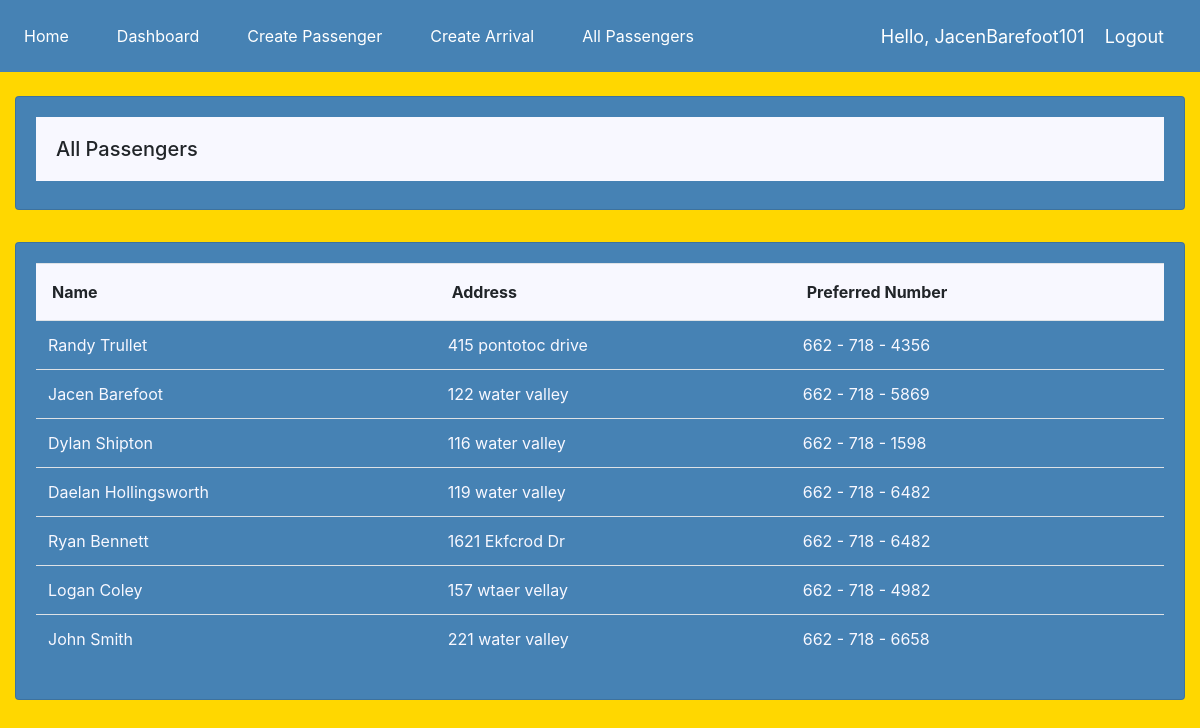
Screenshot of /allpassengers/ (signed in) with the database file from the repository.
### app/models.py (models this page shows, shortened)
class Passenger(models.Model):
	name = models.CharField(max_length=200, null=True)
	address = models.CharField(max_length=200, null=True)
	preferred_Number = models.CharField(max_length=200, null=True)
	date_created = models.DateTimeField(auto_now_add=True, null=True)

### app/views.py (the view)
# urls.py: path('allpassengers/', allPassengers, name='allpassengers'),
def allPassengers(request):
	if request.user.is_authenticated:
		passenger = Passenger.objects.all()
		return render(request, 'allpassengers.html', {'passenger':passenger})
	else:
		return render(request, 'notloggedin.html')

### app/templates/allpassengers.html
{% extends 'main.html' %} {% block content %}
<br />
<body style="background: gold;">
  <div class="row">
    <div class="col-md">
      <div class="card card-body" style="background-color: steelblue;">
        <h5 style="padding: 1em; background-color: ghostwhite;">All Passengers</h5>
      </div>
      <div class="card card-body" style="margin-top: 2em; background-color: steelblue;">
        <table class="table">
          <tr>
            <th style="padding: 1em; background-color: ghostwhite;">Name</th>
            <th style="background-color: ghostwhite; padding: 1em;">Address</th>
            <th style="background-color: ghostwhite; padding: 1em;">Preferred Number</th>
          </tr>
          {% for i in passenger %}
          <tr>
            <td style="color: ghostwhite;">{{i.name}}</td>
            <td style="color: ghostwhite;">{{i.address}}</td>
            <td style="color: ghostwhite;">{{i.preferred_Number}}</td>
          </tr>
          {% endfor %}
        </table>
      </div>
    </div>
  </div>
</body>
{% endblock content %}

### app/templates/navbar.html (shortened to what this page needs)
<nav style="background-color: steelblue !important; padding: 1em;"class="navbar navbar-expand-lg navbar-dark bg-dark">
  <div class="collapse navbar-collapse" id="navbarNav">
    <ul class="navbar-nav">
      <li class="nav-item active">
        <a class="nav-link" href="{% url 'home' %}">Home</a>
      </li>
      <li class="nav-item active">
        <a class="nav-link" href="{% url 'dashboard' %}" style="margin-left: 2em;">Dashboard</a>
      </li>
      <li class="nav-item active">
        {%if user.is_authenticated%}
        <a class="nav-link" href="{% url 'createpassenger' %}" style="margin-left: 2em;"> Create Passenger</a>
        {% endif %}
      </li>
      <li class="nav-item active">
        {%if user.is_superuser%}
        <a class="nav-link" href="{% url 'createarrival' %}" style="margin-left: 2em">Create Arrival</a>
        {% endif %}
      </li>
      <li class="nav-item active">
        {%if user.is_superuser%}
        <a class="nav-link" href="{% url 'allpassengers' %}" style="margin-left: 2em">All Passengers</a>
        {% endif %}
      </li>
    </ul>
  </div>
  {% if user.is_authenticated %}
  <span class="hello-msg">Hello, {{request.user}}</span>
  <span><a class="hello-msg" href="{% url 'logout' %}">Logout</a></span>
  {% endif %}
</nav>

### app/templates/navbar.html (style rules this page uses)
.hello-msg { font-size: 18px; color: #fff; margin-right: 20px; }

### rows the page displays
Passenger: name "Randy Trullet", address "415 pontotoc drive", preferred_Number "662 - 718 - 4356"
Passenger: name "Jacen Barefoot", address "122 water valley", preferred_Number "662 - 718 - 5869"
Passenger: name "Dylan Shipton", address "116 water valley", preferred_Number "662 - 718 - 1598"
Passenger: name "Daelan Hollingsworth", address "119 water valley", preferred_Number "662 - 718 - 6482"
Passenger: name "Ryan Bennett", address "1621 Ekfcrod Dr", preferred_Number "662 - 718 - 6482"
Passenger: name "Logan Coley", address "157 wtaer vellay", preferred_Number "662 - 718 - 4982"
Passenger: name "John Smith", address "221 water valley", preferred_Number "662 - 718 - 6658"

### other values shown
{{ request.user }} "JacenBarefoot101"
